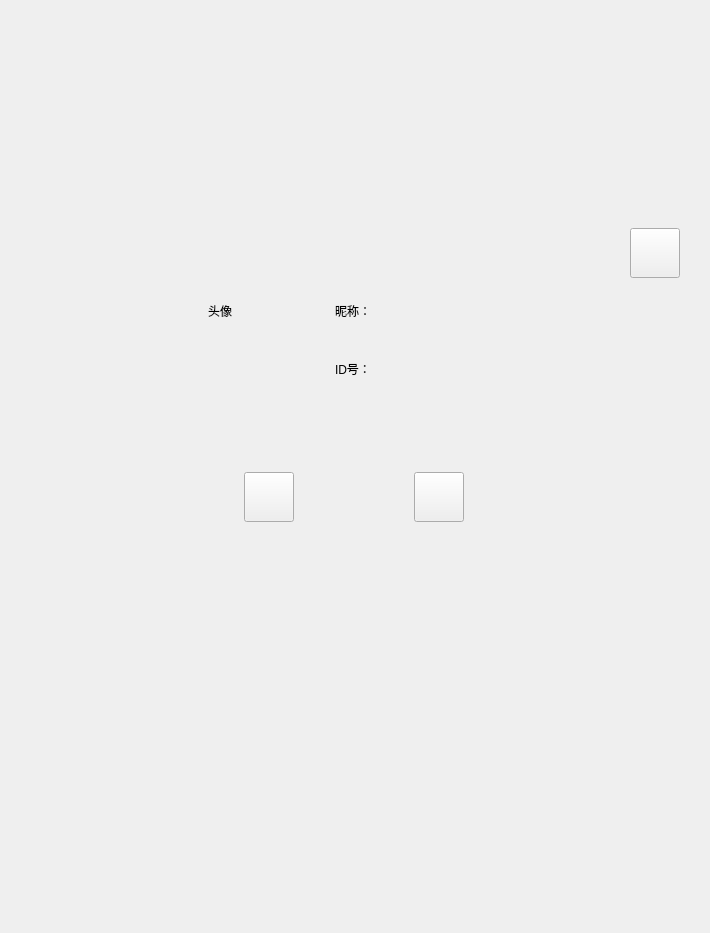
<?xml version="1.0" encoding="UTF-8"?>
<ui version="4.0">
 <class>FriendPage</class>
 <widget class="QWidget" name="FriendPage">
  <property name="geometry">
   <rect>
    <x>0</x>
    <y>0</y>
    <width>710</width>
    <height>933</height>
   </rect>
  </property>
  <property name="sizePolicy">
   <sizepolicy hsizetype="Expanding" vsizetype="Expanding">
    <horstretch>1</horstretch>
    <verstretch>1</verstretch>
   </sizepolicy>
  </property>
  <property name="windowTitle">
   <string>Form</string>
  </property>
  <property name="styleSheet">
   <string notr="true"/>
  </property>
  <layout class="QVBoxLayout" name="verticalLayout">
   <property name="spacing">
    <number>0</number>
   </property>
   <property name="bottomMargin">
    <number>0</number>
   </property>
   <item>
    <spacer name="verticalSpacer_2">
     <property name="orientation">
      <enum>Qt::Orientation::Vertical</enum>
     </property>
     <property name="sizeType">
      <enum>QSizePolicy::Policy::Fixed</enum>
     </property>
     <property name="sizeHint" stdset="0">
      <size>
       <width>20</width>
       <height>200</height>
      </size>
     </property>
    </spacer>
   </item>
   <item>
    <widget class="QWidget" name="widget" native="true">
     <property name="minimumSize">
      <size>
       <width>0</width>
       <height>200</height>
      </size>
     </property>
     <layout class="QHBoxLayout" name="horizontalLayout">
      <item>
       <spacer name="horizontalSpacer_4">
        <property name="orientation">
         <enum>Qt::Orientation::Horizontal</enum>
        </property>
        <property name="sizeType">
         <enum>QSizePolicy::Policy::Fixed</enum>
        </property>
        <property name="sizeHint" stdset="0">
         <size>
          <width>100</width>
          <height>20</height>
         </size>
        </property>
       </spacer>
      </item>
      <item>
       <widget class="QWidget" name="widget_3" native="true">
        <property name="maximumSize">
         <size>
          <width>200</width>
          <height>16777215</height>
         </size>
        </property>
        <layout class="QGridLayout" name="gridLayout">
         <item row="0" column="0">
          <widget class="QLabel" name="label">
           <property name="minimumSize">
            <size>
             <width>100</width>
             <height>100</height>
            </size>
           </property>
           <property name="maximumSize">
            <size>
             <width>100</width>
             <height>100</height>
            </size>
           </property>
           <property name="text">
            <string>头像</string>
           </property>
           <property name="alignment">
            <set>Qt::AlignmentFlag::AlignCenter</set>
           </property>
          </widget>
         </item>
        </layout>
       </widget>
      </item>
      <item>
       <widget class="QWidget" name="widget_2" native="true">
        <layout class="QVBoxLayout" name="verticalLayout_3">
         <property name="spacing">
          <number>0</number>
         </property>
         <property name="leftMargin">
          <number>0</number>
         </property>
         <property name="topMargin">
          <number>0</number>
         </property>
         <property name="rightMargin">
          <number>0</number>
         </property>
         <property name="bottomMargin">
          <number>0</number>
         </property>
         <item>
          <widget class="QWidget" name="widget_5" native="true">
           <property name="minimumSize">
            <size>
             <width>0</width>
             <height>50</height>
            </size>
           </property>
           <property name="maximumSize">
            <size>
             <width>16777215</width>
             <height>50</height>
            </size>
           </property>
           <layout class="QHBoxLayout" name="horizontalLayout_3">
            <property name="spacing">
             <number>0</number>
            </property>
            <property name="leftMargin">
             <number>10</number>
            </property>
            <property name="topMargin">
             <number>0</number>
            </property>
            <property name="rightMargin">
             <number>10</number>
            </property>
            <property name="bottomMargin">
             <number>0</number>
            </property>
            <item>
             <widget class="QLabel" name="remark_lb">
              <property name="minimumSize">
               <size>
                <width>0</width>
                <height>50</height>
               </size>
              </property>
              <property name="text">
               <string/>
              </property>
             </widget>
            </item>
            <item>
             <widget class="IconSwitchBtn" name="setting_btn">
              <property name="sizePolicy">
               <sizepolicy hsizetype="Fixed" vsizetype="Fixed">
                <horstretch>0</horstretch>
                <verstretch>0</verstretch>
               </sizepolicy>
              </property>
              <property name="minimumSize">
               <size>
                <width>50</width>
                <height>50</height>
               </size>
              </property>
              <property name="maximumSize">
               <size>
                <width>50</width>
                <height>50</height>
               </size>
              </property>
              <property name="text">
               <string/>
              </property>
             </widget>
            </item>
           </layout>
          </widget>
         </item>
         <item>
          <widget class="QWidget" name="widget_6" native="true">
           <property name="minimumSize">
            <size>
             <width>0</width>
             <height>50</height>
            </size>
           </property>
           <property name="maximumSize">
            <size>
             <width>16777215</width>
             <height>50</height>
            </size>
           </property>
           <layout class="QHBoxLayout" name="horizontalLayout_4">
            <property name="spacing">
             <number>0</number>
            </property>
            <property name="topMargin">
             <number>0</number>
            </property>
            <property name="rightMargin">
             <number>0</number>
            </property>
            <property name="bottomMargin">
             <number>0</number>
            </property>
            <item>
             <widget class="QLabel" name="label_2">
              <property name="minimumSize">
               <size>
                <width>40</width>
                <height>0</height>
               </size>
              </property>
              <property name="maximumSize">
               <size>
                <width>40</width>
                <height>16777215</height>
               </size>
              </property>
              <property name="text">
               <string>昵称：</string>
              </property>
             </widget>
            </item>
            <item>
             <widget class="QLabel" name="name_lb">
              <property name="minimumSize">
               <size>
                <width>0</width>
                <height>50</height>
               </size>
              </property>
              <property name="text">
               <string/>
              </property>
             </widget>
            </item>
           </layout>
          </widget>
         </item>
         <item>
          <widget class="QWidget" name="widget_7" native="true">
           <property name="minimumSize">
            <size>
             <width>0</width>
             <height>50</height>
            </size>
           </property>
           <property name="maximumSize">
            <size>
             <width>16777215</width>
             <height>50</height>
            </size>
           </property>
           <layout class="QHBoxLayout" name="horizontalLayout_5">
            <property name="spacing">
             <number>0</number>
            </property>
            <property name="topMargin">
             <number>0</number>
            </property>
            <property name="rightMargin">
             <number>0</number>
            </property>
            <property name="bottomMargin">
             <number>0</number>
            </property>
            <item>
             <widget class="QLabel" name="label_4">
              <property name="minimumSize">
               <size>
                <width>40</width>
                <height>0</height>
               </size>
              </property>
              <property name="maximumSize">
               <size>
                <width>40</width>
                <height>16777215</height>
               </size>
              </property>
              <property name="text">
               <string>ID号：</string>
              </property>
             </widget>
            </item>
            <item>
             <widget class="QLabel" name="id_lb">
              <property name="text">
               <string/>
              </property>
             </widget>
            </item>
           </layout>
          </widget>
         </item>
        </layout>
       </widget>
      </item>
     </layout>
    </widget>
   </item>
   <item>
    <spacer name="verticalSpacer_3">
     <property name="orientation">
      <enum>Qt::Orientation::Vertical</enum>
     </property>
     <property name="sizeType">
      <enum>QSizePolicy::Policy::Fixed</enum>
     </property>
     <property name="sizeHint" stdset="0">
      <size>
       <width>20</width>
       <height>50</height>
      </size>
     </property>
    </spacer>
   </item>
   <item>
    <widget class="QWidget" name="widget_4" native="true">
     <layout class="QHBoxLayout" name="horizontalLayout_2">
      <item>
       <spacer name="horizontalSpacer">
        <property name="orientation">
         <enum>Qt::Orientation::Horizontal</enum>
        </property>
        <property name="sizeType">
         <enum>QSizePolicy::Policy::Fixed</enum>
        </property>
        <property name="sizeHint" stdset="0">
         <size>
          <width>150</width>
          <height>20</height>
         </size>
        </property>
       </spacer>
      </item>
      <item>
       <widget class="IconSwitchBtn" name="chat_btn">
        <property name="minimumSize">
         <size>
          <width>50</width>
          <height>50</height>
         </size>
        </property>
        <property name="maximumSize">
         <size>
          <width>50</width>
          <height>50</height>
         </size>
        </property>
        <property name="text">
         <string/>
        </property>
       </widget>
      </item>
      <item>
       <spacer name="horizontalSpacer_3">
        <property name="orientation">
         <enum>Qt::Orientation::Horizontal</enum>
        </property>
        <property name="sizeType">
         <enum>QSizePolicy::Policy::Fixed</enum>
        </property>
        <property name="sizeHint" stdset="0">
         <size>
          <width>40</width>
          <height>20</height>
         </size>
        </property>
       </spacer>
      </item>
      <item>
       <widget class="IconSwitchBtn" name="video_btn">
        <property name="minimumSize">
         <size>
          <width>50</width>
          <height>50</height>
         </size>
        </property>
        <property name="maximumSize">
         <size>
          <width>50</width>
          <height>50</height>
         </size>
        </property>
        <property name="text">
         <string/>
        </property>
       </widget>
      </item>
      <item>
       <spacer name="horizontalSpacer_2">
        <property name="orientation">
         <enum>Qt::Orientation::Horizontal</enum>
        </property>
        <property name="sizeType">
         <enum>QSizePolicy::Policy::Fixed</enum>
        </property>
        <property name="sizeHint" stdset="0">
         <size>
          <width>150</width>
          <height>20</height>
         </size>
        </property>
       </spacer>
      </item>
     </layout>
    </widget>
   </item>
   <item>
    <spacer name="verticalSpacer">
     <property name="orientation">
      <enum>Qt::Orientation::Vertical</enum>
     </property>
     <property name="sizeType">
      <enum>QSizePolicy::Policy::Fixed</enum>
     </property>
     <property name="sizeHint" stdset="0">
      <size>
       <width>20</width>
       <height>400</height>
      </size>
     </property>
    </spacer>
   </item>
  </layout>
 </widget>
 <customwidgets>
  <customwidget>
   <class>IconSwitchBtn</class>
   <extends>QPushButton</extends>
   <header location="global">iconswitchbtn.h</header>
  </customwidget>
 </customwidgets>
 <resources/>
 <connections/>
</ui>
